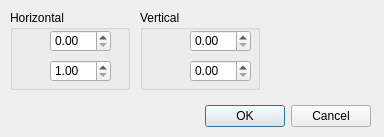
<ui version="4.0" >
 <class>Dialog</class>
 <widget class="QDialog" name="Dialog" >
  <property name="geometry" >
   <rect>
    <x>0</x>
    <y>0</y>
    <width>384</width>
    <height>137</height>
   </rect>
  </property>
  <property name="windowTitle" >
   <string>Dialog</string>
  </property>
  <widget class="QDialogButtonBox" name="buttonBox" >
   <property name="geometry" >
    <rect>
     <x>30</x>
     <y>100</y>
     <width>341</width>
     <height>32</height>
    </rect>
   </property>
   <property name="orientation" >
    <enum>Qt::Horizontal</enum>
   </property>
   <property name="standardButtons" >
    <set>QDialogButtonBox::Cancel|QDialogButtonBox::Ok</set>
   </property>
  </widget>
  <widget class="QGroupBox" name="groupBox" >
   <property name="geometry" >
    <rect>
     <x>10</x>
     <y>10</y>
     <width>120</width>
     <height>80</height>
    </rect>
   </property>
   <property name="title" >
    <string>Horizontal</string>
   </property>
   <widget class="QDoubleSpinBox" name="xmin" >
    <property name="geometry" >
     <rect>
      <x>40</x>
      <y>20</y>
      <width>61</width>
      <height>22</height>
     </rect>
    </property>
    <property name="maximum" >
     <double>6.000000000000000</double>
    </property>
    <property name="singleStep" >
     <double>0.100000000000000</double>
    </property>
    <property name="xval" stdset="0" >
     <double>0.000000000000000</double>
    </property>
   </widget>
   <widget class="QDoubleSpinBox" name="xmax" >
    <property name="geometry" >
     <rect>
      <x>40</x>
      <y>50</y>
      <width>61</width>
      <height>22</height>
     </rect>
    </property>
    <property name="minimum" >
     <double>1.00</double>
    </property>
    <property name="maximum" >
     <double>8.000000000000000</double>
    </property>
    <property name="singleStep" >
     <double>0.100000000000000</double>
    </property>
   </widget>
  </widget>
  <widget class="QGroupBox" name="groupBox_2" >
   <property name="geometry" >
    <rect>
     <x>140</x>
     <y>10</y>
     <width>120</width>
     <height>80</height>
    </rect>
   </property>
   <property name="title" >
    <string>Vertical</string>
   </property>
   <widget class="QDoubleSpinBox" name="ymax" >
    <property name="geometry" >
     <rect>
      <x>50</x>
      <y>50</y>
      <width>61</width>
      <height>22</height>
     </rect>
    </property>
    <property name="maximum" >
     <double>100000.000000000000000</double>
    </property>
   </widget>
   <widget class="QDoubleSpinBox" name="ymin" >
    <property name="geometry" >
     <rect>
      <x>50</x>
      <y>20</y>
      <width>61</width>
      <height>22</height>
     </rect>
    </property>
   </widget>
  </widget>
 </widget>
 <resources/>
 <connections>
  <connection>
   <sender>buttonBox</sender>
   <signal>accepted()</signal>
   <receiver>Dialog</receiver>
   <slot>accept()</slot>
   <hints>
    <hint type="sourcelabel" >
     <x>248</x>
     <y>114</y>
    </hint>
    <hint type="destinationlabel" >
     <x>157</x>
     <y>136</y>
    </hint>
   </hints>
  </connection>
  <connection>
   <sender>buttonBox</sender>
   <signal>rejected()</signal>
   <receiver>Dialog</receiver>
   <slot>reject()</slot>
   <hints>
    <hint type="sourcelabel" >
     <x>316</x>
     <y>120</y>
    </hint>
    <hint type="destinationlabel" >
     <x>286</x>
     <y>136</y>
    </hint>
   </hints>
  </connection>
 </connections>
</ui>
